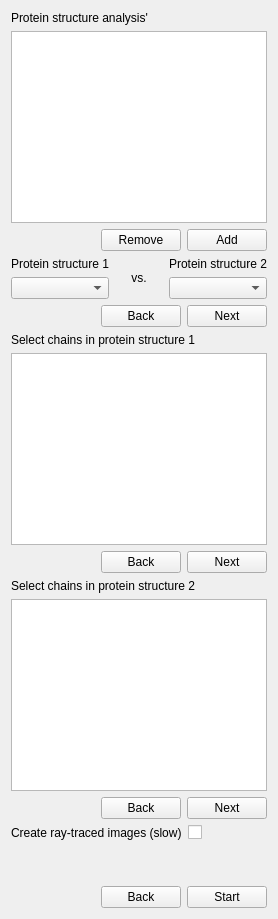
                <widget class="QWidget" name="tab_4">
                 <attribute name="title">
                  <string>Analysis</string>
                 </attribute>
                 <layout class="QVBoxLayout" name="verticalLayout_135">
                  <item>
                   <layout class="QVBoxLayout" name="verticalLayout_131">
                    <item>
                     <widget class="QLabel" name="lbl_pred_analysis_multi_overview">
                      <property name="text">
                       <string>Protein structure analysis'</string>
                      </property>
                     </widget>
                    </item>
                    <item>
                     <widget class="QListWidget" name="list_pred_analysis_multi_overview">
                      <property name="sizePolicy">
                       <sizepolicy hsizetype="Expanding" vsizetype="Expanding">
                        <horstretch>0</horstretch>
                        <verstretch>0</verstretch>
                       </sizepolicy>
                      </property>
                      <property name="minimumSize">
                       <size>
                        <width>0</width>
                        <height>0</height>
                       </size>
                      </property>
                      <property name="maximumSize">
                       <size>
                        <width>16777215</width>
                        <height>16777215</height>
                       </size>
                      </property>
                     </widget>
                    </item>
                    <item>
                     <layout class="QHBoxLayout" name="horizontalLayout_116">
                      <item>
                       <spacer name="horizontalSpacer_91">
                        <property name="orientation">
                         <enum>Qt::Horizontal</enum>
                        </property>
                        <property name="sizeHint" stdset="0">
                         <size>
                          <width>40</width>
                          <height>20</height>
                         </size>
                        </property>
                       </spacer>
                      </item>
                      <item>
                       <widget class="QPushButton" name="btn_pred_analysis_multi_remove">
                        <property name="text">
                         <string>Remove</string>
                        </property>
                       </widget>
                      </item>
                      <item>
                       <widget class="QPushButton" name="btn_pred_analysis_multi_add">
                        <property name="text">
                         <string>Add</string>
                        </property>
                       </widget>
                      </item>
                     </layout>
                    </item>
                   </layout>
                  </item>
                  <item>
                   <layout class="QHBoxLayout" name="horizontalLayout_118">
                    <item>
                     <layout class="QVBoxLayout" name="verticalLayout_132">
                      <item>
                       <widget class="QLabel" name="lbl_pred_analysis_multi_prot_struct_1">
                        <property name="text">
                         <string>Protein structure 1</string>
                        </property>
                        <property name="alignment">
                         <set>Qt::AlignCenter</set>
                        </property>
                       </widget>
                      </item>
                      <item>
                       <widget class="QComboBox" name="box_pred_analysis_multi_prot_struct_1"/>
                      </item>
                     </layout>
                    </item>
                    <item>
                     <widget class="QLabel" name="lbl_analysis_batch_vs_3">
                      <property name="text">
                       <string>vs.</string>
                      </property>
                      <property name="alignment">
                       <set>Qt::AlignCenter</set>
                      </property>
                     </widget>
                    </item>
                    <item>
                     <layout class="QVBoxLayout" name="verticalLayout_133">
                      <item>
                       <widget class="QLabel" name="lbl_pred_analysis_multi_prot_struct_2">
                        <property name="text">
                         <string>Protein structure 2</string>
                        </property>
                        <property name="alignment">
                         <set>Qt::AlignCenter</set>
                        </property>
                       </widget>
                      </item>
                      <item>
                       <widget class="QComboBox" name="box_pred_analysis_multi_prot_struct_2"/>
                      </item>
                     </layout>
                    </item>
                   </layout>
                  </item>
                  <item>
                   <layout class="QHBoxLayout" name="horizontalLayout_113">
                    <item>
                     <spacer name="horizontalSpacer_88">
                      <property name="orientation">
                       <enum>Qt::Horizontal</enum>
                      </property>
                      <property name="sizeHint" stdset="0">
                       <size>
                        <width>40</width>
                        <height>20</height>
                       </size>
                      </property>
                     </spacer>
                    </item>
                    <item>
                     <widget class="QPushButton" name="btn_pred_analysis_multi_back_3">
                      <property name="text">
                       <string>Back</string>
                      </property>
                     </widget>
                    </item>
                    <item>
                     <widget class="QPushButton" name="btn_pred_analysis_multi_next_2">
                      <property name="text">
                       <string>Next</string>
                      </property>
                     </widget>
                    </item>
                   </layout>
                  </item>
                  <item>
                   <layout class="QVBoxLayout" name="verticalLayout_134">
                    <item>
                     <widget class="QLabel" name="lbl_pred_analysis_multi_ref_chains">
                      <property name="text">
                       <string>Select chains in protein structure 1</string>
                      </property>
                     </widget>
                    </item>
                    <item>
                     <widget class="QListWidget" name="list_pred_analysis_multi_ref_chains">
                      <property name="minimumSize">
                       <size>
                        <width>0</width>
                        <height>0</height>
                       </size>
                      </property>
                      <property name="maximumSize">
                       <size>
                        <width>16777215</width>
                        <height>16777215</height>
                       </size>
                      </property>
                     </widget>
                    </item>
                   </layout>
                  </item>
                  <item>
                   <layout class="QHBoxLayout" name="horizontalLayout_114">
                    <item>
                     <spacer name="horizontalSpacer_89">
                      <property name="orientation">
                       <enum>Qt::Horizontal</enum>
                      </property>
                      <property name="sizeHint" stdset="0">
                       <size>
                        <width>40</width>
                        <height>20</height>
                       </size>
                      </property>
                     </spacer>
                    </item>
                    <item>
                     <widget class="QPushButton" name="btn_pred_analysis_multi_back_4">
                      <property name="text">
                       <string>Back</string>
                      </property>
                     </widget>
                    </item>
                    <item>
                     <widget class="QPushButton" name="btn_pred_analysis_multi_next_3">
                      <property name="text">
                       <string>Next</string>
                      </property>
                     </widget>
                    </item>
                   </layout>
                  </item>
                  <item>
                   <layout class="QVBoxLayout" name="verticalLayout_130">
                    <item>
                     <widget class="QLabel" name="lbl_pred_analysis_multi_model_chains">
                      <property name="text">
                       <string>Select chains in protein structure 2</string>
                      </property>
                     </widget>
                    </item>
                    <item>
                     <widget class="QListWidget" name="list_pred_analysis_multi_model_chains">
                      <property name="minimumSize">
                       <size>
                        <width>0</width>
                        <height>0</height>
                       </size>
                      </property>
                      <property name="maximumSize">
                       <size>
                        <width>16777215</width>
                        <height>16777215</height>
                       </size>
                      </property>
                     </widget>
                    </item>
                   </layout>
                  </item>
                  <item>
                   <layout class="QHBoxLayout" name="horizontalLayout_115">
                    <item>
                     <spacer name="horizontalSpacer_90">
                      <property name="orientation">
                       <enum>Qt::Horizontal</enum>
                      </property>
                      <property name="sizeHint" stdset="0">
                       <size>
                        <width>40</width>
                        <height>20</height>
                       </size>
                      </property>
                     </spacer>
                    </item>
                    <item>
                     <widget class="QPushButton" name="btn_pred_analysis_multi_back_5">
                      <property name="text">
                       <string>Back</string>
                      </property>
                     </widget>
                    </item>
                    <item>
                     <widget class="QPushButton" name="btn_pred_analysis_multi_next_4">
                      <property name="text">
                       <string>Next</string>
                      </property>
                     </widget>
                    </item>
                   </layout>
                  </item>
                  <item>
                   <layout class="QHBoxLayout" name="horizontalLayout_119">
                    <item>
                     <widget class="QLabel" name="lbl_pred_analysis_multi_images">
                      <property name="text">
                       <string>Create ray-traced images (slow)</string>
                      </property>
                     </widget>
                    </item>
                    <item>
                     <widget class="QCheckBox" name="cb_pred_analysis_multi_images">
                      <property name="text">
                       <string/>
                      </property>
                     </widget>
                    </item>
                   </layout>
                  </item>
                  <item>
                   <spacer name="verticalSpacer_20">
                    <property name="orientation">
                     <enum>Qt::Vertical</enum>
                    </property>
                    <property name="sizeType">
                     <enum>QSizePolicy::MinimumExpanding</enum>
                    </property>
                    <property name="sizeHint" stdset="0">
                     <size>
                      <width>20</width>
                      <height>40</height>
                     </size>
                    </property>
                   </spacer>
                  </item>
                  <item>
                   <layout class="QHBoxLayout" name="horizontalLayout_117">
                    <item>
                     <spacer name="horizontalSpacer_92">
                      <property name="orientation">
                       <enum>Qt::Horizontal</enum>
                      </property>
                      <property name="sizeHint" stdset="0">
                       <size>
                        <width>40</width>
                        <height>20</height>
                       </size>
                      </property>
                     </spacer>
                    </item>
                    <item>
                     <widget class="QPushButton" name="btn_pred_analysis_multi_back_pred_setup">
                      <property name="text">
                       <string>Back</string>
                      </property>
                     </widget>
                    </item>
                    <item>
                     <widget class="QPushButton" name="btn_pred_analysis_multi_start">
                      <property name="text">
                       <string>Start</string>
                      </property>
                     </widget>
                    </item>
                   </layout>
                  </item>
                 </layout>
                </widget>
